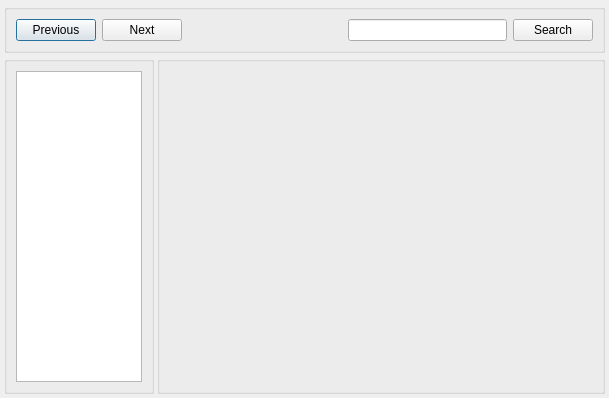
<?xml version="1.0" encoding="UTF-8"?>
<ui version="4.0">
 <class>HelpDialogClass</class>
 <widget class="QDialog" name="HelpDialogClass">
  <property name="windowModality">
   <enum>Qt::ApplicationModal</enum>
  </property>
  <property name="geometry">
   <rect>
    <x>0</x>
    <y>0</y>
    <width>609</width>
    <height>398</height>
   </rect>
  </property>
  <property name="windowTitle">
   <string>About</string>
  </property>
  <property name="modal">
   <bool>true</bool>
  </property>
  <layout class="QVBoxLayout" name="verticalLayout">
   <property name="spacing">
    <number>3</number>
   </property>
   <property name="leftMargin">
    <number>4</number>
   </property>
   <property name="topMargin">
    <number>4</number>
   </property>
   <property name="rightMargin">
    <number>4</number>
   </property>
   <property name="bottomMargin">
    <number>4</number>
   </property>
   <item>
    <widget class="QGroupBox" name="groupBox">
     <property name="maximumSize">
      <size>
       <width>16777215</width>
       <height>50</height>
      </size>
     </property>
     <property name="title">
      <string/>
     </property>
     <layout class="QHBoxLayout" name="horizontalLayout_3">
      <item>
       <widget class="QPushButton" name="pbHelpPrevious">
        <property name="text">
         <string>Previous</string>
        </property>
       </widget>
      </item>
      <item>
       <widget class="QPushButton" name="pbHelpNext">
        <property name="text">
         <string>Next</string>
        </property>
       </widget>
      </item>
      <item>
       <spacer name="horizontalSpacer_2">
        <property name="orientation">
         <enum>Qt::Horizontal</enum>
        </property>
        <property name="sizeHint" stdset="0">
         <size>
          <width>40</width>
          <height>20</height>
         </size>
        </property>
       </spacer>
      </item>
      <item>
       <widget class="QLineEdit" name="leHelpSearchText"/>
      </item>
      <item>
       <widget class="QPushButton" name="pbHelpSearch">
        <property name="text">
         <string>Search</string>
        </property>
       </widget>
      </item>
     </layout>
    </widget>
   </item>
   <item>
    <layout class="QHBoxLayout" name="horizontalLayout">
     <item>
      <widget class="QGroupBox" name="gbHelpList">
       <property name="maximumSize">
        <size>
         <width>150</width>
         <height>16777215</height>
        </size>
       </property>
       <property name="title">
        <string/>
       </property>
       <layout class="QVBoxLayout" name="vlHelpList">
        <item>
         <widget class="QListView" name="lvHelpList"/>
        </item>
       </layout>
      </widget>
     </item>
     <item>
      <widget class="QGroupBox" name="gbHelpMain">
       <property name="title">
        <string/>
       </property>
       <layout class="QVBoxLayout" name="vlHelpMain"/>
      </widget>
     </item>
    </layout>
   </item>
  </layout>
 </widget>
 <resources/>
 <connections/>
</ui>
